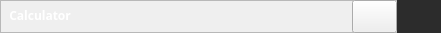
   <widget class="QFrame" name="header">
    <property name="geometry">
     <rect>
      <x>0</x>
      <y>0</y>
      <width>441</width>
      <height>33</height>
     </rect>
    </property>
    <property name="styleSheet">
     <string notr="true"/>
    </property>
    <property name="frameShape">
     <enum>QFrame::StyledPanel</enum>
    </property>
    <property name="frameShadow">
     <enum>QFrame::Raised</enum>
    </property>
    <widget class="QLabel" name="label_4">
     <property name="geometry">
      <rect>
       <x>0</x>
       <y>0</y>
       <width>101</width>
       <height>30</height>
      </rect>
     </property>
     <property name="font">
      <font>
       <family>Segoe UI Semibold</family>
       <bold>true</bold>
      </font>
     </property>
     <property name="styleSheet">
      <string notr="true">color: rgb(255, 255, 255);
</string>
     </property>
     <property name="text">
      <string>   Calculator</string>
     </property>
    </widget>
    <widget class="QPushButton" name="minimize">
     <property name="geometry">
      <rect>
       <x>352</x>
       <y>0</y>
       <width>45</width>
       <height>33</height>
      </rect>
     </property>
     <property name="font">
      <font>
       <pointsize>22</pointsize>
      </font>
     </property>
     <property name="toolTip">
      <string>minimize</string>
     </property>
     <property name="styleSheet">
      <string notr="true">QPushButton {
	color: rgb(255, 255, 255);
	background-color: rgb(44, 44, 44);
	border: none;
	padding-top: 2px;
}
QPushButton:hover {
	color: rgb(255, 255, 255);
	background-color: rgb(93, 93, 93);
}r</string>
     </property>
     <property name="text">
      <string/>
     </property>
     <property name="icon">
      <iconset>
       <normaloff>resources/icon_minimize.png</normaloff>resources/icon_minimize.png</iconset>
     </property>
     <property name="iconSize">
      <size>
       <width>22</width>
       <height>22</height>
      </size>
     </property>
    </widget>
    <widget class="QPushButton" name="Exit">
     <property name="geometry">
      <rect>
       <x>397</x>
       <y>0</y>
       <width>45</width>
       <height>33</height>
      </rect>
     </property>
     <property name="toolTip">
      <string>Close</string>
     </property>
     <property name="styleSheet">
      <string notr="true">QPushButton {
	color: rgb(255, 255, 255);
	background-color: rgb(44, 44, 44);
	border: none;
	padding-top: 2px;
}
QPushButton:hover {
	color: rgb(255, 255, 255);
	background-color: rgb(216, 0, 0);
}</string>
     </property>
     <property name="text">
      <string/>
     </property>
     <property name="icon">
      <iconset>
       <normaloff>resources/icon_close.png</normaloff>resources/icon_close.png</iconset>
     </property>
     <property name="iconSize">
      <size>
       <width>22</width>
       <height>22</height>
      </size>
     </property>
    </widget>
   </widget>
